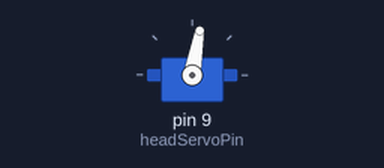
Simulated run of this sketch. Board: Arduino Uno, built with avr-gcc and run on an emulated ATmega328P. On the bench: servo.

Above: at 2.05 s.
At 4.1 s:
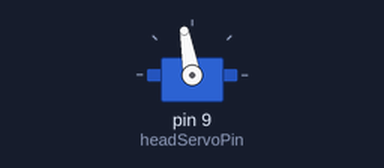
Timing chart, 0 to 9.1 s (numbered marks = the images above):
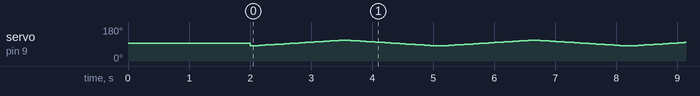

The sketch:

Servo.ino
```cpp
#include <Servo.h>

//********* PIN & OBJECT CONFIGURATION *********//
const int headServoPin = 9;
Servo headServo;

//********* SWEEP VARIABLES *********//
int centerAngle = 95; // This is your physical "Zero" straight ahead
int sweepAngle = 15;  // Scans 15 degrees left and 15 degrees right
int currentAngle = 95;

// Tuning: A higher number makes the head turn slower and more naturally.
// 25ms is a good, slow "looking around" speed.
int scanDelay = 50;

void setup() {
  headServo.attach(headServoPin);

  // Instantly lock the servo to the middle (90 degrees).
  // DO THIS BEFORE ATTACHING THE HEAD!
  headServo.write(centerAngle);
  delay(2000); // Give you 2 seconds to see it lock in place
}

void loop() {
  // --- SCAN LEFT ---
  // Move from 75 to 105 degrees smoothly
  for (currentAngle = (centerAngle - sweepAngle); currentAngle <= (centerAngle + sweepAngle); currentAngle++) {
    headServo.write(currentAngle);
    delay(scanDelay);
  }

  // --- SCAN RIGHT ---
  // Move from 105 back down to 75 degrees smoothly
  for (currentAngle = (centerAngle + sweepAngle); currentAngle >= (centerAngle - sweepAngle); currentAngle--) {
    headServo.write(currentAngle);
    delay(scanDelay);
  }
}
```
